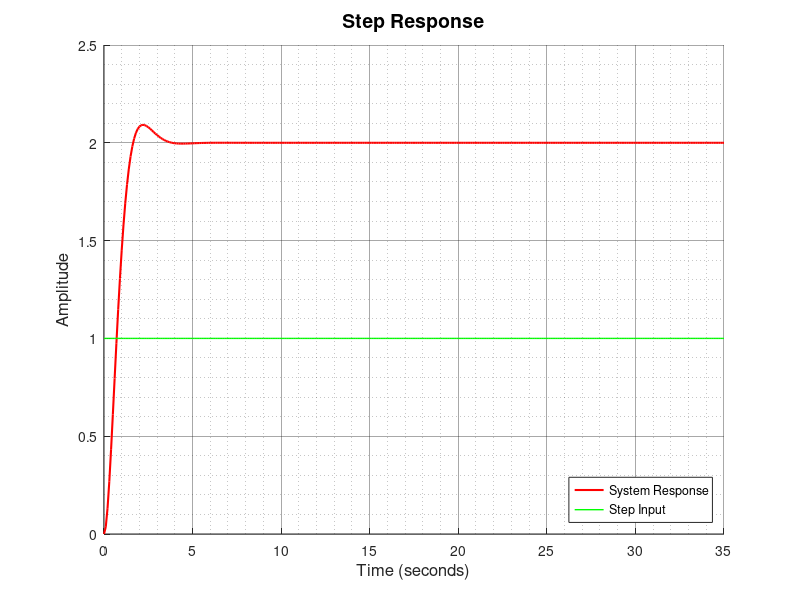

Write the MATLAB code that produced this figure.
% Código para graficar la respuesta a escalón de un sistema de segundo orden
clear; clc; close all;

% Parámetros del sistema
Kp = 2;       % Ganancia proporcional
Cp = 0.7;     % Coeficiente de amortiguamiento (0 < Cp < 1 para subamortiguado)
Ip = 2;       % Frecuencia natural (rad/s)

% Definir el sistema de segundo orden (función de transferencia)
num = [Kp * Ip^2];
den = [1, 2*Cp*Ip, Ip^2];
sys = tf(num, den);

% Simulación de la respuesta al escalón
t = 0:0.1:35; % Tiempo de simulación
[y, t] = step(sys, t);

% Graficar la respuesta al escalón
figure;
hold on;
plot(t, y, 'r', 'LineWidth', 1.5); % Respuesta del sistema
plot(t, ones(size(t)), 'g', 'LineWidth', 1); % Línea de referencia (entrada escalón)
grid on;grid minor;

% Personalización de la gráfica
title('Step Response', 'FontSize', 14);
xlabel('Time (seconds)', 'FontSize', 12);
ylabel('Amplitude', 'FontSize', 12);
legend('System Response', 'Step Input', 'Location', 'SouthEast');
xlim([0 35]);

% Ajustar propiedades
set(gca, 'FontSize', 10, 'GridAlpha', 0.4);

% Indicación para modificar parámetros
disp('Puedes modificar Kp, Cp, e Ip al inicio del código para ajustar la respuesta del sistema.');
